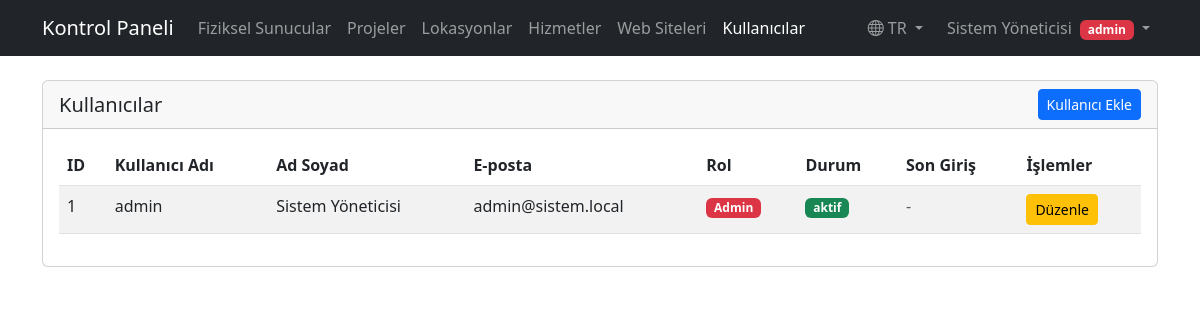
Page /admin.php (signed in) on the committed database.
### tables this page shows
CREATE TABLE IF NOT EXISTS kullanicilar (
    id INT AUTO_INCREMENT PRIMARY KEY,
    kullanici_adi VARCHAR(50) NOT NULL UNIQUE,
    ad_soyad VARCHAR(100) NOT NULL,
    email VARCHAR(100) NOT NULL UNIQUE,
    sifre VARCHAR(255) NOT NULL,
    rol ENUM('admin', 'kullanici') DEFAULT 'kullanici',
    durum ENUM('Aktif', 'Pasif') DEFAULT 'Aktif',
    son_giris DATETIME,
    olusturma_tarihi TIMESTAMP DEFAULT CURRENT_TIMESTAMP
);

### config/language.php (called while the page is built, shortened)
<?php
class Language
{
    private static $instance = null;
    private $messages = [];
    private $currentLang = 'tr';
    public static function getInstance()
    {
        if (self::$instance === null) {
            self::$instance = new self();
        }
        return self::$instance;
    }
    private function loadLanguage()
    {
        $langFile = dirname(__DIR__) . '/languages/' . $this->currentLang . '/messages.php';
        if (file_exists($langFile)) {
            $this->messages = require $langFile;
        }
    }
    public function get($key, $params = [])
    {
        $message = isset($this->messages[$key]) ? $this->messages[$key] : $key;
        return $message;
    }
    public function getCurrentLang()
    {
        return $this->currentLang;
    }
}

### admin.php (the view, shortened to what this page needs)
<?php
require_once __DIR__ . '/config/database.php';
require_once __DIR__ . '/config/language.php';
$language = Language::getInstance();
$sql = "SELECT * FROM kullanicilar ORDER BY kullanici_adi";
$kullanicilar = mysqli_query($conn, $sql);
?>
<!DOCTYPE html>
<html lang="<?php echo $language->getCurrentLang(); ?>">
<head>
    <link href="https://cdn.jsdelivr.net/npm/bootstrap@5.3.0/dist/css/bootstrap.min.css" rel="stylesheet">
    <link rel="stylesheet" href="https://cdn.jsdelivr.net/npm/bootstrap-icons@1.11.3/font/bootstrap-icons.min.css">
</head>
<body>
    <?php require_once __DIR__ . '/header.php'; ?>
    <div class="container">
        <div class="row">
            <div class="col-md-12">
                <div class="card">
                    <div class="card-header d-flex justify-content-between align-items-center">
                        <h2 class="card-title h5 mb-0"><?php echo $language->get('users_list'); ?></h2>
                        <button type="button" class="btn btn-primary btn-sm" data-bs-toggle="modal" data-bs-target="#yeniKullaniciModal">
                            <?php echo $language->get('add_new_user'); ?>
                        </button>
                    </div>
                    <div class="card-body">
                        <div class="table-responsive">
                            <table class="table table-striped">
                                <thead>
                                    <tr>
                                        <th><?php echo $language->get('user_id'); ?></th>
                                        <th><?php echo $language->get('username'); ?></th>
                                        <th><?php echo $language->get('full_name'); ?></th>
                                        <th><?php echo $language->get('email'); ?></th>
                                        <th><?php echo $language->get('role'); ?></th>
                                        <th><?php echo $language->get('status'); ?></th>
                                        <th><?php echo $language->get('last_login'); ?></th>
                                        <th><?php echo $language->get('actions'); ?></th>
                                    </tr>
                                </thead>
                                <tbody>
                                    <?php while ($kullanici = mysqli_fetch_assoc($kullanicilar)): ?>
                                        <tr>
                                            <td><?php echo $kullanici['id']; ?></td>
                                            <td><?php echo $kullanici['kullanici_adi']; ?></td>
                                            <td><?php echo $kullanici['ad_soyad']; ?></td>
                                            <td><?php echo $kullanici['email']; ?></td>
                                            <td>
                                                <span class="badge <?php echo $kullanici['rol'] == 'admin' ? 'bg-danger' : 'bg-info'; ?>">
                                                    <?php echo $language->get($kullanici['rol'] == 'admin' ? 'user_role_admin' : 'user_role_user'); ?>
                                                </span>
                                            </td>
                                            <td>
                                                <span class="badge <?php echo $kullanici['durum'] == 'Aktif' ? 'bg-success' : 'bg-secondary'; ?>">
                                                    <?php echo $language->get(strtolower($kullanici['durum'])); ?>
                                                </span>
                                            </td>
                                            <td>
                                                <?php
                                                if ($kullanici['son_giris']) {
                                                    echo date('d.m.Y H:i', strtotime($kullanici['son_giris']));
                                                } else {
                                                    echo '<span class="text-muted">-</span>';
                                                }
                                                ?>
                                            </td>
                                            <td>
                                                <button type="button" class="btn btn-warning btn-sm"
                                                    data-bs-toggle="modal"
                                                    data-bs-target="#duzenleModal<?php echo $kullanici['id']; ?>">
                                                    <?php echo $language->get('edit'); ?>
                                                </button>
                                            </td>
                                        </tr>
                                    <?php endwhile; ?>
                                </tbody>
                            </table>
                        </div>
                    </div>
                </div>
            </div>
        </div>
    </div>
</body>
</html>

### rows in the picture
kullanicilar: id "1", kullanici_adi "admin", ad_soyad "Sistem Yöneticisi", email "admin@sistem.local", rol "Admin", durum "aktif"

### other values in the picture
$language->get('dashboard') "Kontrol Paneli"
$language->get('physical_servers') "Fiziksel Sunucular"
$language->get('projects') "Projeler"
$language->get('locations') "Lokasyonlar"
$language->get('services') "Hizmetler"
$language->get('web_sites') "Web Siteleri"
$language->get('users') "Kullanıcılar"
$language->getCurrentLang() "TR"
$_SESSION['ad_soyad'] "Sistem Yöneticisi"
$_SESSION['rol'] "admin"
$language->get('users_list') "Kullanıcılar"
$language->get('add_new_user') "Kullanıcı Ekle"
$language->get('user_id') "ID"
$language->get('username') "Kullanıcı Adı"
$language->get('full_name') "Ad Soyad"
